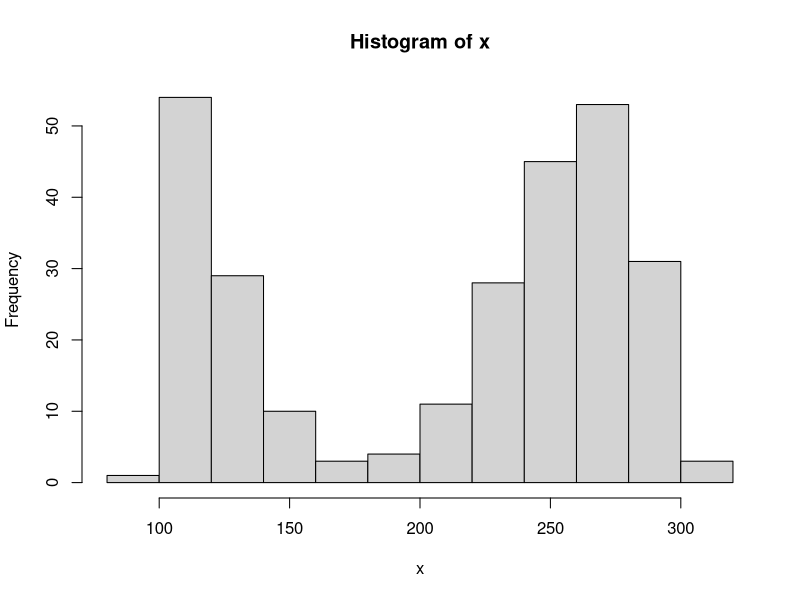
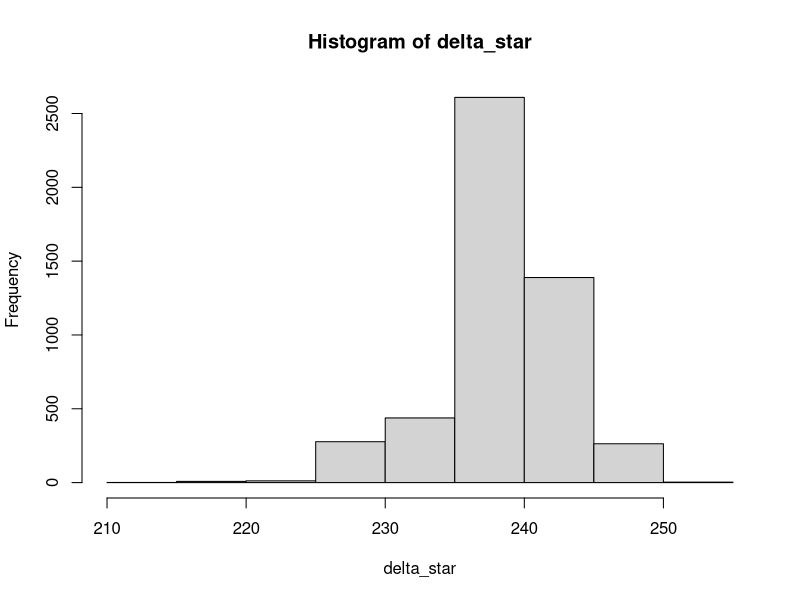
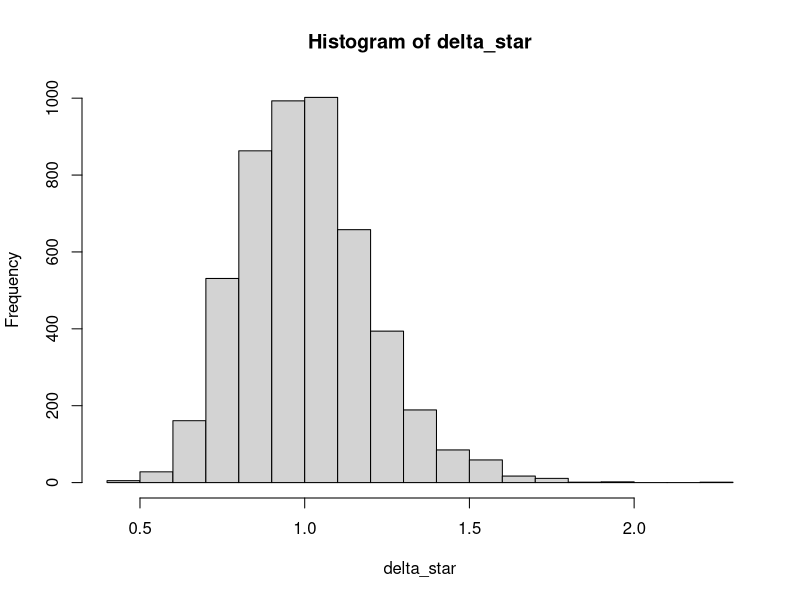
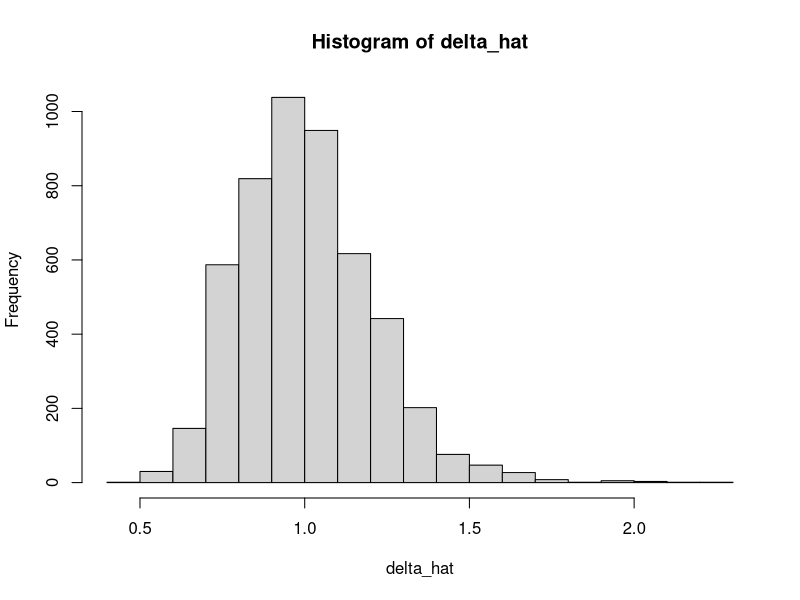

Generate these figures, in order, with R:
## ---- chunk 1
knitr::opts_chunk$set(echo = TRUE, fig.width = 5, fig.height = 3)
## ---- chunk 2
# obtain data
data("faithful")
x <- faithful$eruptions * 60
hist(x)
## ---- chunk 3
n <- length(x)
B <- 5000
delta_star <- rep(NA, B)
for(i in 1:B){
  xstar <- sample(x, size = n, replace = T)
  delta_star[i] <- median(xstar) 
}

# bootstrap distribution of medians
hist(delta_star)

# bootstrap estimate of bias
mean(delta_star) - median(x)
## ---- chunk 4
# generate some Poisson data
set.seed(309)
lambda_true <- 1
n <- 20
x <- rpois(n, lambda_true)
## ---- chunk 5
cv_hat <- sd(x)/mean(x)
cv_hat
## ---- chunk 6
B <- 5000
delta_star <- rep(NA, B)
for(i in 1:B){
  # if size isn't specified in sample(), defaults to length of x!
  xstar <- sample(x, replace = T)
  delta_star[i] <- sd(xstar)/mean(xstar)
}
hist(delta_star)

# bootstrap estimate of MSE
mean((delta_star - cv_hat)^2)
## ---- chunk 7
delta_hat <- rep(NA, B)
for(i in 1:B){
  x_new <- rpois(n, lambda_true)
  delta_hat[i] <- sd(x_new)/mean(x_new)
}
hist(delta_hat)

cv_true <- sqrt(lambda_true)/lambda_true
mean((delta_hat - cv_true)^2)
